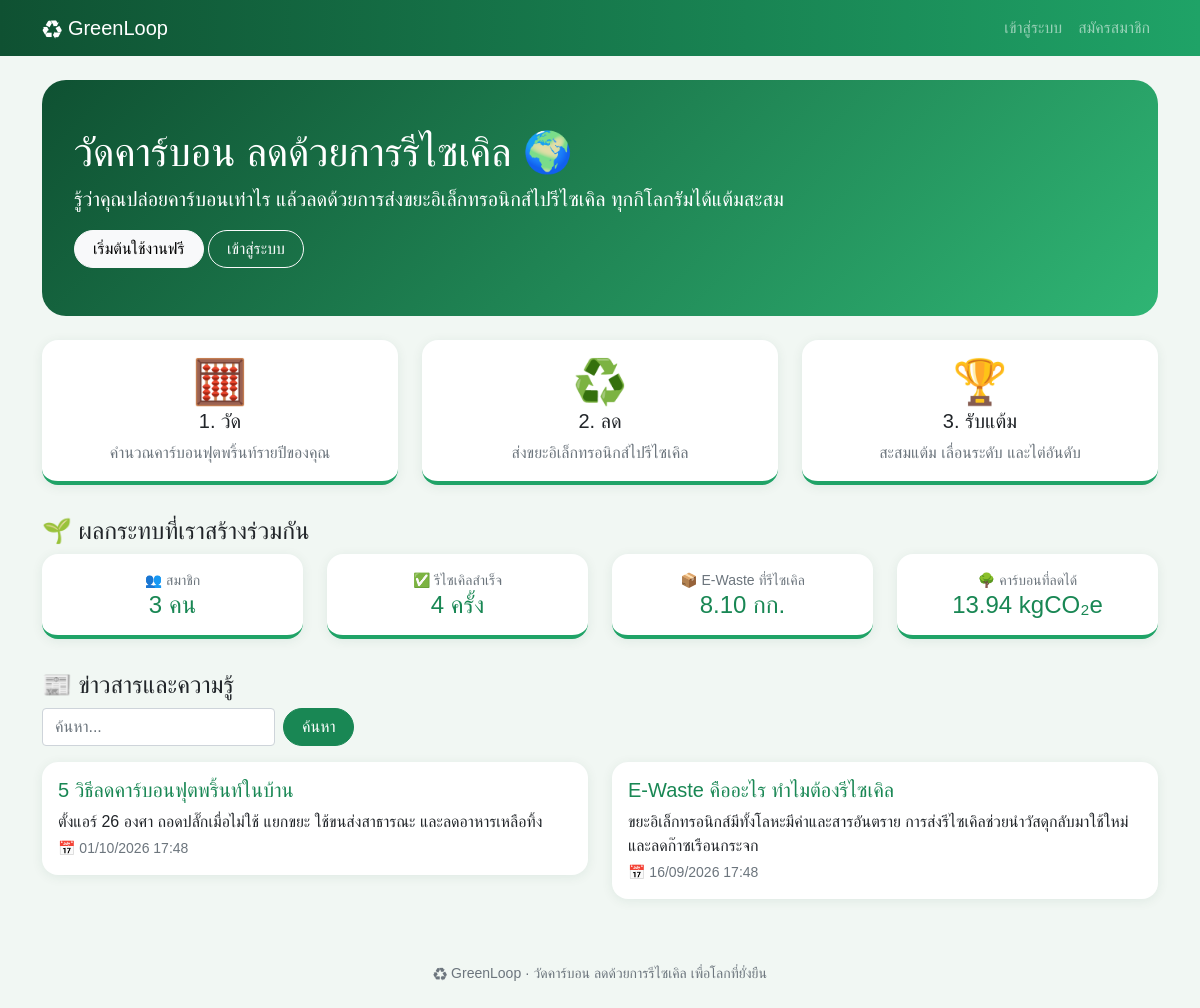
The page / on the database its author committed.
### tables this page shows
CREATE TABLE contents (
    id INT AUTO_INCREMENT PRIMARY KEY,
    user_id INT NOT NULL,
    title VARCHAR(150) NOT NULL,
    body TEXT NOT NULL,
    start_at DATETIME NOT NULL,
    end_at DATETIME NULL,
    created_at DATETIME NOT NULL DEFAULT CURRENT_TIMESTAMP,
    FOREIGN KEY (user_id) REFERENCES users (id) ON DELETE CASCADE
);

### index.php (the view, shortened to what this page needs)
<?php
require 'init.php';
$u = me();
$news = all('SELECT * FROM contents WHERE start_at <= NOW() AND (end_at IS NULL OR end_at > NOW()) AND title LIKE ? ORDER BY start_at DESC', [like()]);
$steps = [
    ['🧮', '1. วัด', 'คำนวณคาร์บอนฟุตพริ้นท์รายปีของคุณ', 'footprint.php'],
    ['♻️', '2. ลด', 'ส่งขยะอิเล็กทรอนิกส์ไปรีไซเคิล', 'recycle.php'],
    ['🏆', '3. รับแต้ม', 'สะสมแต้ม เลื่อนระดับ และไต่อันดับ', 'points.php'],
];
?>
<div class="hero mb-4">
  <?php if ($u): ?>
    <h1>สวัสดี <?= e($u['name']) ?> 👋</h1>
    <p class="lead">ระดับ <?= level($u['points']) ?> · สะสมแล้ว <?= $u['points'] ?> แต้ม</p>
    <a class="btn btn-light" href="footprint.php">🧮 คำนวณคาร์บอน</a>
    <a class="btn btn-outline-light" href="recycle.php">♻️ แจ้งรีไซเคิล</a>
  <?php else: ?>
    <h1>วัดคาร์บอน ลดด้วยการรีไซเคิล 🌍</h1>
    <p class="lead">รู้ว่าคุณปล่อยคาร์บอนเท่าไร แล้วลดด้วยการส่งขยะอิเล็กทรอนิกส์ไปรีไซเคิล ทุกกิโลกรัมได้แต้มสะสม</p>
    <a class="btn btn-light" href="register.php">เริ่มต้นใช้งานฟรี</a>
    <a class="btn btn-outline-light" href="login.php">เข้าสู่ระบบ</a>
  <?php endif; ?>
</div>
<div class="row">
  <?php foreach ($steps as $s): ?>
    <div class="col-md-4">
      <a class="card card-body box text-center mb-3 text-decoration-none text-dark" href="<?= $s[3] ?>">
        <div class="big"><?= $s[0] ?></div><h5><?= $s[1] ?></h5><span class="text-muted"><?= $s[2] ?></span>
      </a>
    </div>
  <?php endforeach; ?>
</div>
<h4 class="mt-3">🌱 ผลกระทบที่เราสร้างร่วมกัน</h4>
<div class="row">
</div>
<h4 class="mt-3">📰 ข่าวสารและความรู้</h4>
<div class="row">
  <?php foreach ($news as $n): ?>
    <div class="col-md-6">
      <div class="card card-body mb-3">
        <h5 class="text-success"><?= e($n['title']) ?></h5>
        <p class="mb-1"><?= nl2br(e($n['body'])) ?></p>
        <small class="text-muted">📅 <?= dt($n['start_at']) ?></small>
      </div>
    </div>
  <?php endforeach; ?>
</div>

### assets/style.css (style rules this page uses)
body { background: #f1f7f3; font-family: "Leelawadee UI", Tahoma, sans-serif; }
.btn { border-radius: 50px; padding-left: 18px; padding-right: 18px; }
.card { border: 0; border-radius: 16px; box-shadow: 0 2px 12px rgba(15, 81, 50, .08); }
.box { border-bottom: 4px solid #1fa367; transition: transform .2s; }
.hero { background: linear-gradient(135deg, #0f5132, #2fb574); color: #fff; border-radius: 24px; padding: 48px 32px; }
.big { font-size: 44px; line-height: 1.2; }

### rows shown on the page
contents: title "5 วิธีลดคาร์บอนฟุตพริ้นท์ในบ้าน", body "ตั้งแอร์ 26 องศา ถอดปลั๊กเมื่อไม่ใช้ แยกขยะ ใช้ขนส่งสาธารณะ และลดอาหารเหลือทิ้ง", start_at "01/10/2026 17:48"
contents: title "E-Waste คืออะไร ทำไมต้องรีไซเคิล", body "ขยะอิเล็กทรอนิกส์มีทั้งโลหะมีค่าและสารอันตราย การส่งรีไซเคิลช่วยนำวัสดุกลับมาใช้ใหม่และลดก๊าซเรือนกระจก", start_at "16/09/2026 17:48"

### other values the page prints
$s[0] "🧮"
$s[1] "1. วัด"
$s[2] "คำนวณคาร์บอนฟุตพริ้นท์รายปีของคุณ"
$s[0] "♻️"
$s[1] "2. ลด"
$s[2] "ส่งขยะอิเล็กทรอนิกส์ไปรีไซเคิล"
$s[0] "🏆"
$s[1] "3. รับแต้ม"
$s[2] "สะสมแต้ม เลื่อนระดับ และไต่อันดับ"
$label "👥 สมาชิก ✅ รีไซเคิลสำเร็จ 📦 E-Waste ที่รีไซเคิล 🌳 คาร์บอนที่ลดได้"
$value "3 คน 4 ครั้ง 8.10 กก. 13.94 kgCO₂e"
